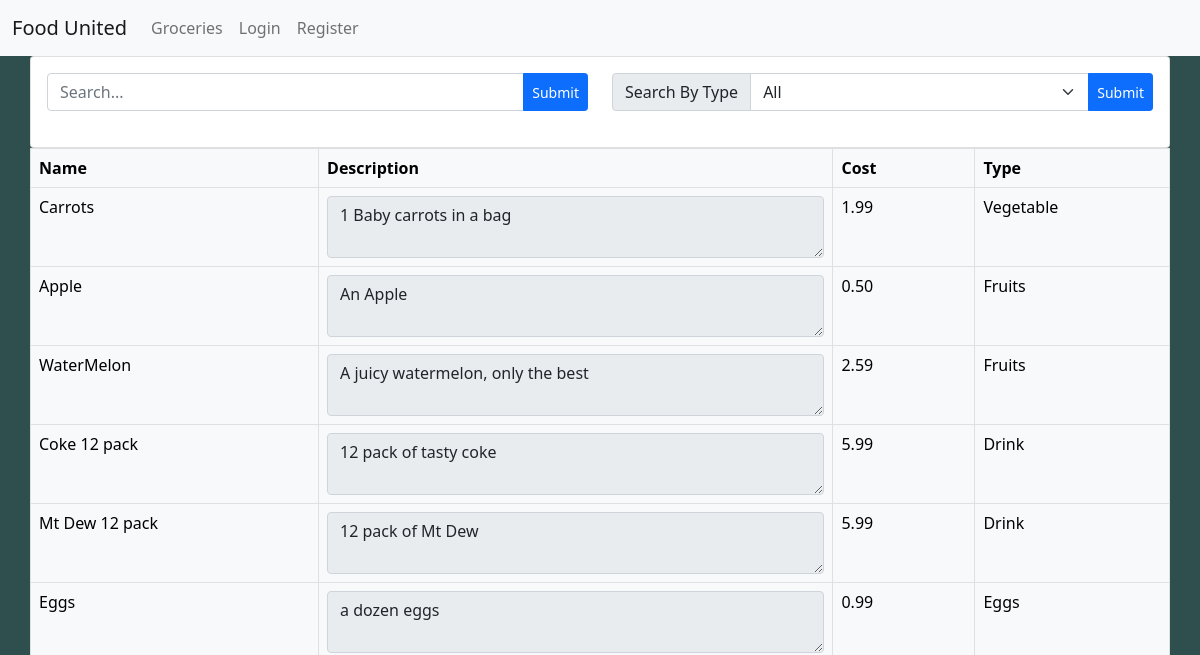
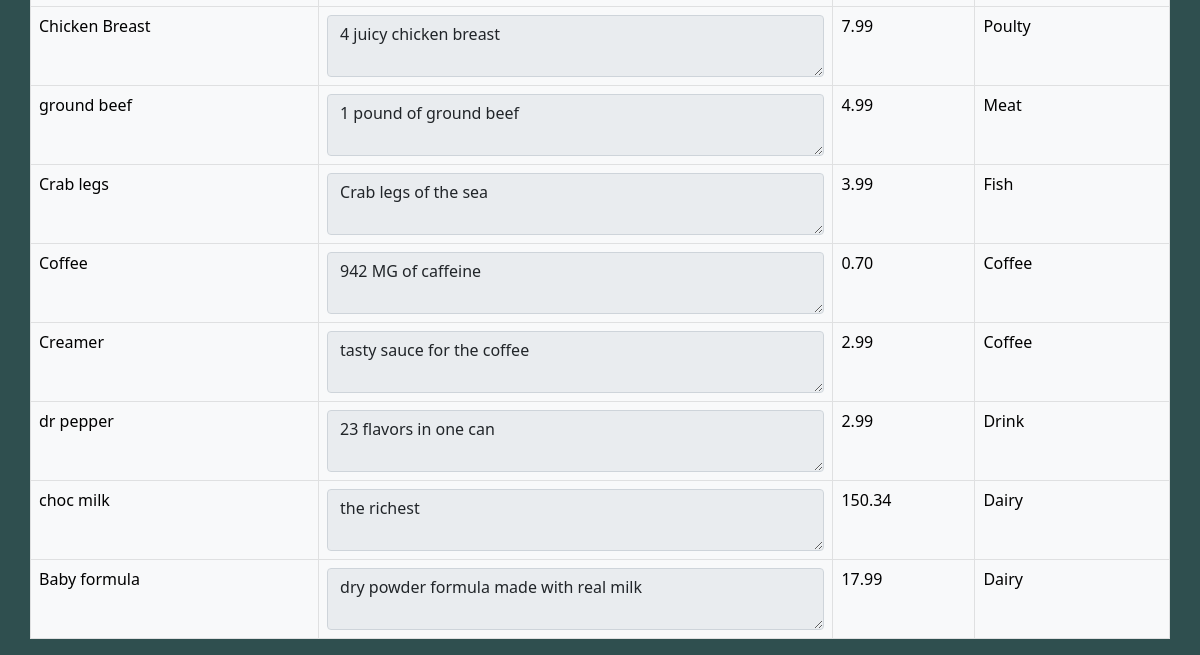
Before: / with the older database file (2 pictures, top to bottom).
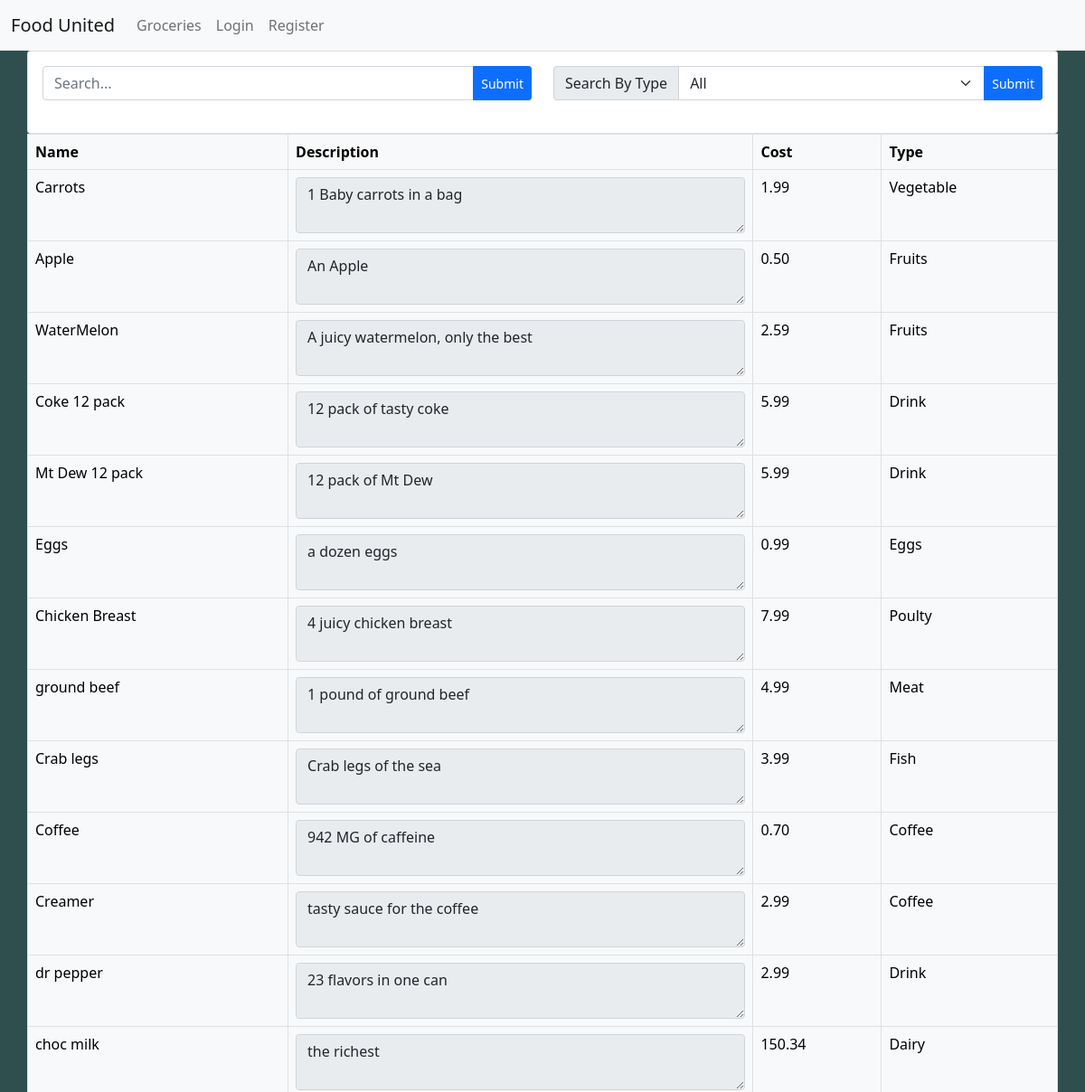
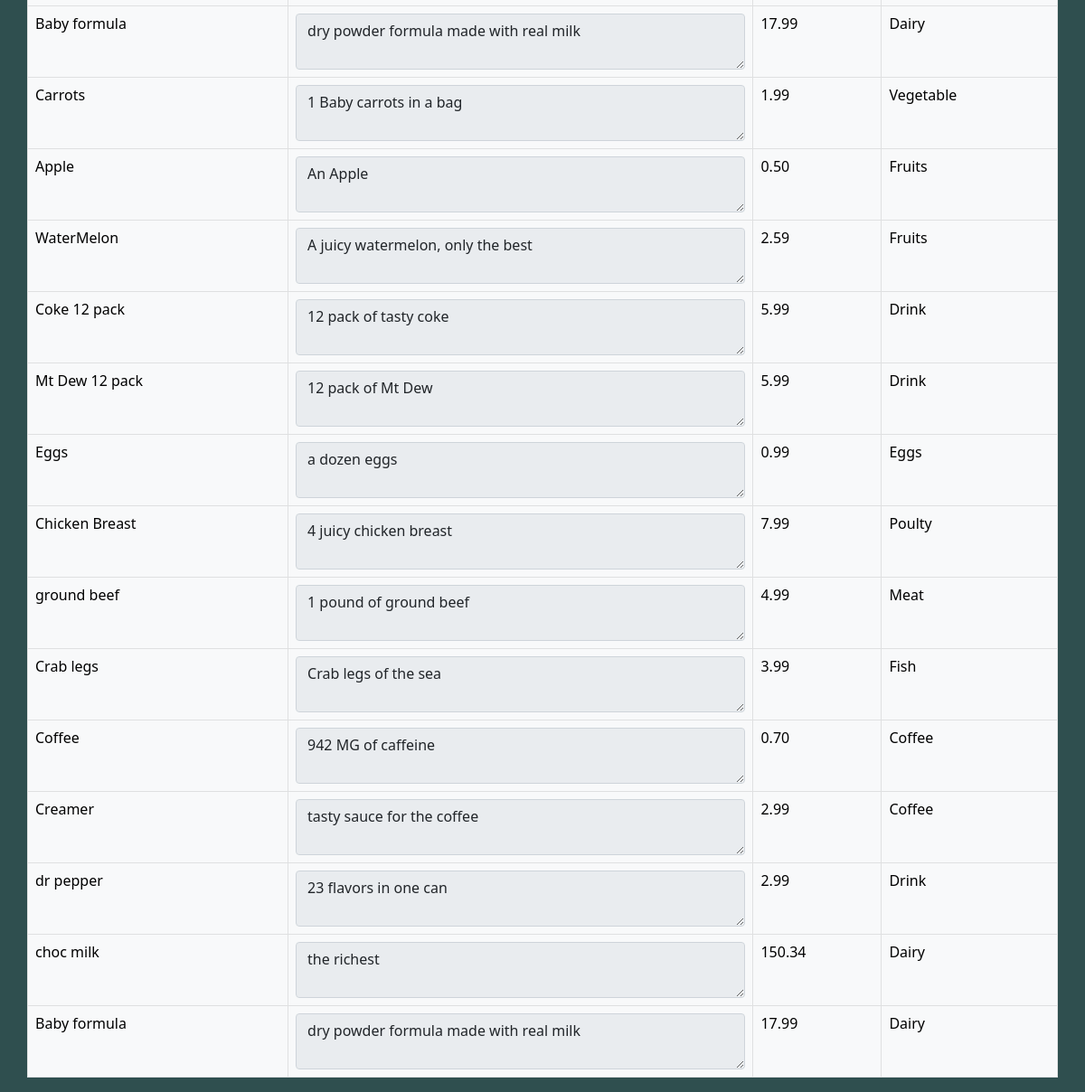
After: the same page with the newer database file (2 pictures, top to bottom).
### tables this page shows
CREATE TABLE item
(
    id          int AUTO_INCREMENT,
    name        varchar(255)   NOT NULL,
    description text           NULL,
    cost        decimal(11, 2) NULL,
    type_id     int            NOT NULL,
    CONSTRAINT item_pk
        PRIMARY KEY (id)
);

CREATE TABLE type
(
    type_id int AUTO_INCREMENT,
    type    varchar(255) NULL,
    CONSTRAINT type_pk
        PRIMARY KEY (type_id)
);

### index.php (called while the page is built, shortened)
<?php include "includes/header.php"; ?>
<?php include "includes/nav.php" ?>
<?php
$search = null;
$type = null;
$params = [
    'search' => $search,
    'type' => $type
];
$result = $menu->getItems($params);
include 'src/forms/index_form.php';

### src/classes/User.php (called while the page is built, shortened)
<?php
class User
{
    public function loggedIn() {
        return false;
    }
}

### src/classes/Menu.php (called while the page is built, shortened)
<?php
class Menu
{
    public function getItems($params): array
    {
        $search = $params['search'];
        $type = $params['type'];
        $db = Database::getInstance();
        $sql = "SELECT * FROM item i
                    INNER JOIN type t ON i.type_id = t.type_id WHERE 1 = 1";
        $stmt = $db->prepare($sql);
        $stmt->execute();
        return $stmt->fetchAll(PDO::FETCH_ASSOC);
    }
}

### src/forms/index_form.php (the view, shortened to what this page needs)
<div class="container lg">
    <div class="card">
        <div class="card-body">
            <form action="../../index.php" method="post">
                <div class="container">
                    <div class="row">
                        <div class="col-sm-12 col-md-6">
                            <div class="input-group mb-1">
                                <input class="form-control" type="text" name="search" placeholder="Search...">
                                <input type="submit" name="submit" class="btn btn-primary btn-sm">
                            </div>
                        </div>
                        <div class="col-sm-12 col-md-6">
                            <div class="input-group mb-1">
                                <span class="input-group-text" id="inputGroup-sizing-default">Search By Type</span>
                                <select name="type" class="form-select form-select">
                                    <option value="0">All</option>
                                </select>
                                <input type="submit" name="submit" class="btn btn-primary btn-sm">
                            </div>
                        </div>
                    </div>
                </div>
            </form>
        </div>
    </div>
</div>
<?php
if (isset($errors)) {
    include "includes/errors.php";
} else { ?>
<div class='container'>
    <div class="table-responsive">
        <table class="table table-light table-bordered table-hover table-responsive">
            <thead>
            <th>Name</th>
            <th>Description</th>
            <th>Cost</th>
            <th>Type</th>
            </thead>
            <tbody>
            <tr>
                <?php } ?>
                <?php foreach ($result as $row) {
                $name = $row['name'];
                $description = $row['description'];
                $cost = $row['cost'];
                $type = $row['type'];
                ?>
                <td><?= $name ?></td>
                <td><textarea class="form-control" readonly><?=$description ?></textarea></td>
                <td><?= $cost ?></td>
                <td><?= $type ?></td>
            </tr>
            <?php } ?>
            </tbody>
        </table>
    </div>
</div>
<?php include "includes/footer.php"; ?>

### includes/header.php (shortened to what this page needs)
<html lang="en">
<head>
    <link href="https://cdn.jsdelivr.net/npm/bootstrap@5.0.2/dist/css/bootstrap.min.css" rel="stylesheet">
    <link rel="stylesheet" href="style.css">
</head>
<body>

### includes/nav.php (shortened to what this page needs)
<?php $User = new  \App\classes\User(); ?>
<nav class="navbar navbar-expand-lg navbar-light bg-light">
    <div class="container-fluid">
        <a class="navbar-brand" href="/index.php">Food United</a>
        <div class="collapse navbar-collapse" id="navbarSupportedContent">
            <ul class="navbar-nav me-auto mb-2 mb-lg-0">
                <li class="nav-item">
                    <a class="nav-link" href="index.php">Groceries</a>
                </li>
                <?php if ($User->loggedIn()) : ?>
                    <li class="nav-item">
                        <a class="nav-link" href="cart.php">Shopping Cart</a>
                    </li>
                <li class="nav-item">
                    <a class="nav-link" href="logout.php">Logout</a>
                </li>
                <?php else : ?>
                    <li class="nav-item">
                        <a class="nav-link" href="login.php">Login</a>
                    </li>
                    <li class="nav-item">
                        <a class="nav-link" href="register.php">Register</a>
                    </li>
                <?php endif; ?>
            </ul>
        </div>
    </div>
</nav>

### style.css (style rules this page uses)
body { background-color: darkslategrey; }
.container { margin: auto; padding-left: 0; padding-right: 0; }

Changed rows visible on the page:
added item: name "Carrots", description "1 Baby carrots in a bag", cost "1.99", type.type "Vegetable"
added item: name "Apple", description "An Apple", cost "0.50", type.type "Fruits"
added item: name "WaterMelon", description "A juicy watermelon, only the best", cost "2.59", type.type "Fruits"
added item: name "Coke 12 pack", description "12 pack of tasty coke", cost "5.99", type.type "Drink"
added item: name "Mt Dew 12 pack", description "12 pack of Mt Dew", cost "5.99", type.type "Drink"
added item: name "Eggs", description "a dozen eggs", cost "0.99", type.type "Eggs"
added item: name "Chicken Breast", description "4 juicy chicken breast", cost "7.99", type.type "Poulty"
added item: name "ground beef", description "1 pound of ground beef", cost "4.99", type.type "Meat"
added item: name "Crab legs", description "Crab legs of the sea", cost "3.99", type.type "Fish"
added item: name "Coffee", description "942 MG of caffeine", cost "0.70", type.type "Coffee"
added item: name "Creamer", description "tasty sauce for the coffee", cost "2.99", type.type "Coffee"
added item: name "dr pepper", description "23 flavors in one can", cost "2.99", type.type "Drink"
added item: name "choc milk", description "the richest", cost "150.34", type.type "Dairy"
added item: name "Baby formula", description "dry powder formula made with real milk", cost "17.99", type.type "Dairy"
